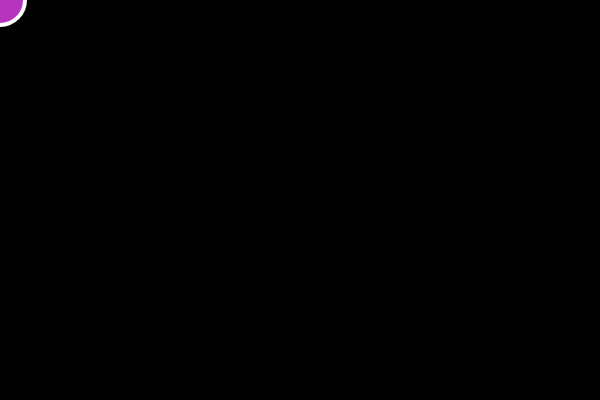
Frame 1 (no input)
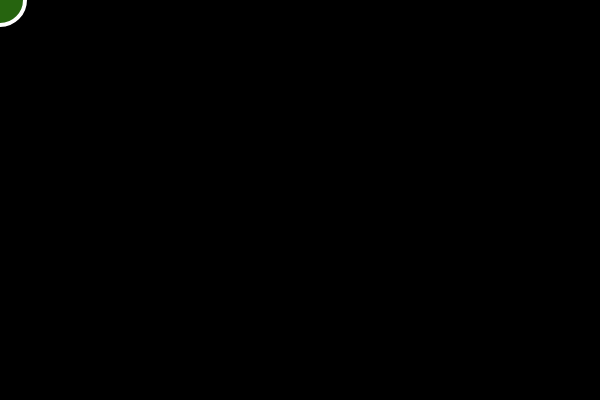
Frame 60 (no input)
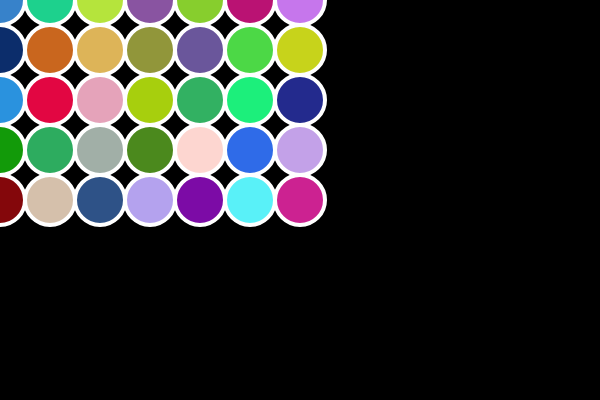
Frame 120 (the mouse pressed at the canvas centre since frame 60)

The p5.js sketch that drew these frames (run headless with seeded random() and noise() and a simulated clock; from frame 60 on, the mouse is pressed at the canvas centre):

// p5.js sketch
// ── sketch.js

function setup() {
  createCanvas(600,400);
}

function draw(){
  background(0);
  strokeWeight(4);
  stroke(255);
  for (var x=0; x<=mouseX; x+=50){
    for (var y=0; y<=mouseY; y+=50){
    fill(random(0,255),random(0,255), random(0,255));
    ellipse(x, y, 50,50);
    }
    
  }
 
}
